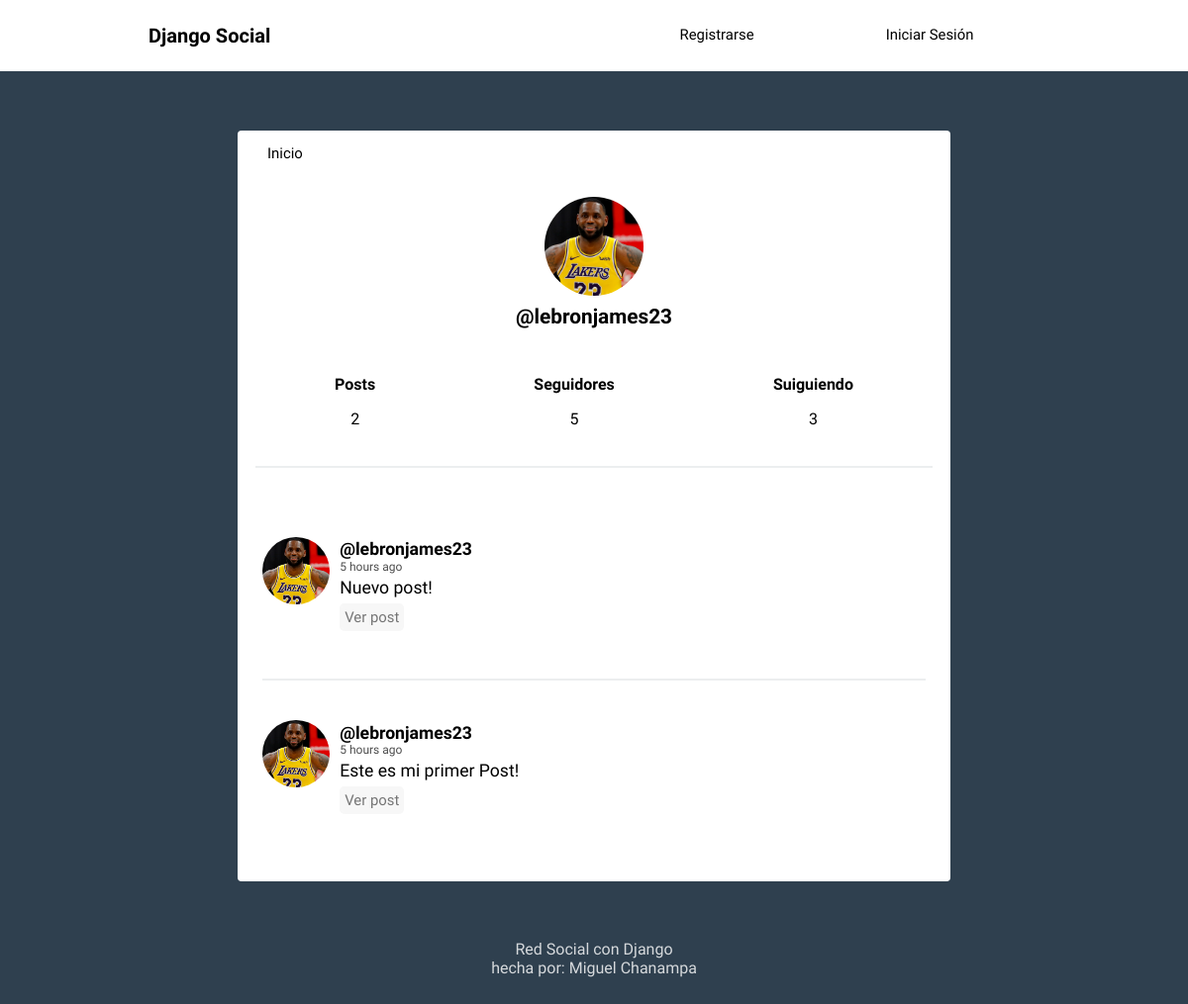
The page /profile/lebronjames23/ on the database its author committed.
### red_social/models.py (models this page shows, shortened)
class Profile(models.Model):
    user = models.OneToOneField(User, on_delete=models.CASCADE)
    image = models.ImageField(null=True, blank=True, upload_to='', default='default.png')
    def following(self):
        user_ids = Relationship.objects.filter(from_user=self.user)\
                            .values_list('to_user_id', flat=True)
        return User.objects.filter(id__in=user_ids)
    def followers(self):
        user_ids = Relationship.objects.filter(to_user=self.user)\
                        .values_list('from_user_id', flat=True)
        return User.objects.filter(id__in=user_ids)

class Post(models.Model):
    user = models.ForeignKey(User, on_delete=models.CASCADE, related_name='posts')
    timestamp = models.DateTimeField(default=timezone.now)
    content = models.TextField()
    class Meta:
        ordering = ['-timestamp']

### red_social/views.py (the view)
# urls.py: path('profile/', profile, name='profile'),
def profile(request, username=None):
    current_user = request.user
    if username and username != current_user.username:
        user = User.objects.get(username=username)
        posts = user.posts.all()
    else:
        posts = current_user.posts.all()
        user = current_user
    context = {'user': user, 'posts': posts}
    return render(request, 'social/profile.html', context)

### red_social/templates/social/profile.html (shortened to what this page needs)
{% extends 'social/feed.html' %}
{% block content %}
<div class="profile">
	<img src="{{ user.profile.image.url }}">
	<h2>@{{ user.username }}</h2>
</div>
<div class="follow">
	<div>
		<h5>Posts</h5>
		<p>{{ user.posts.count }}</p>
	</div>
	<div>
		<h5>Seguidores</h5>
		<p>{{ user.profile.followers.count }}</p>
	</div>
	<div>
		<h5>Suiguiendo</h5>
		<p>{{ user.profile.following.count }}</p>
	</div>
</div>
{{ block.super }}
{% endblock %}

### red_social/templates/social/feed.html (shortened to what this page needs)
{% extends 'social/layout.html' %}
{% load humanize %}
{% block content %}
{% for post in posts %}
<article>
    <div class="container-article">
        <img src="{{ post.user.profile.image.url }}">
        <div>
            <h2 class="username"><a href="{% url 'profile' post.user.username %}">@{{post.user.username}}</a>
            </h2>
            <time data-time="#">{{ post.timestamp|naturaltime }}</time>
            <div class="post">{{ post.content }}</div>
            <br>
            <a class="option" href="{% url 'post' post.id %}">Ver post</a>
            <br>
            <br>
            <br>
        </div>
    </div>
</article>
{% endfor %}
{% endblock %}

### red_social/static/style.css (style rules this page uses)
body { background: #2F404F; font-size: 62.5%; font-family: 'Varela Round', Helvetica, Arial, serif; }
.option { color: #3B3B3B; opacity: .7; padding: 3px; background-color: #F5F5F5; border-radius: 5px; border: 2px solid #F5F5F5; }
h5 { font-size: 1rem; margin-bottom: 0; margin-top: 0; }
p { font-size: 1rem; }
img { object-fit: cover; }
a { font-size: .93rem; text-decoration: none; color: black; }
article { width: 93%; margin: auto; padding: 30px 0; border-bottom: 2px solid #ECEEEF; }
.username { margin-bottom: .1rem; }
.username a { font-size: 1.1rem; }
.container-article { display: flex; }
.container-article img { margin-top: 10px; height: 68px; width: 68px; margin-right: 10px; border-radius: 50%; }
article:last-child { border-bottom: 0; }
time { font-size: .75rem; opacity: .7; }
.post { font-size: 1.1rem; margin-top: .2rem; }
.profile { display: flex; align-items: center; flex-direction: column; }
.profile img { height: 100px; width: 100px; margin-right: 10px; border-radius: 50%; margin: 20px; }
.profile h2 { margin-top: -10px; font-size: 1.3rem; }
.follow { display: flex; width: 95%; justify-content: space-around; margin: 30px auto; text-align: center; border-bottom: 2px solid #ECEEEF; padding-bottom: 22px; }

### rows shown on the page
Post: user.profile.image (picture), user.username "lebronjames23", timestamp "5 hours ago", content "Nuevo post!"
Post: user.profile.image (picture), user.username "lebronjames23", timestamp "5 hours ago", content "Este es mi primer Post!"

### other values the page prints
{{ user.username }} "lebronjames23"
{{ user.posts.count }} "2"
{{ user.profile.followers.count }} "5"
{{ user.profile.following.count }} "3"
